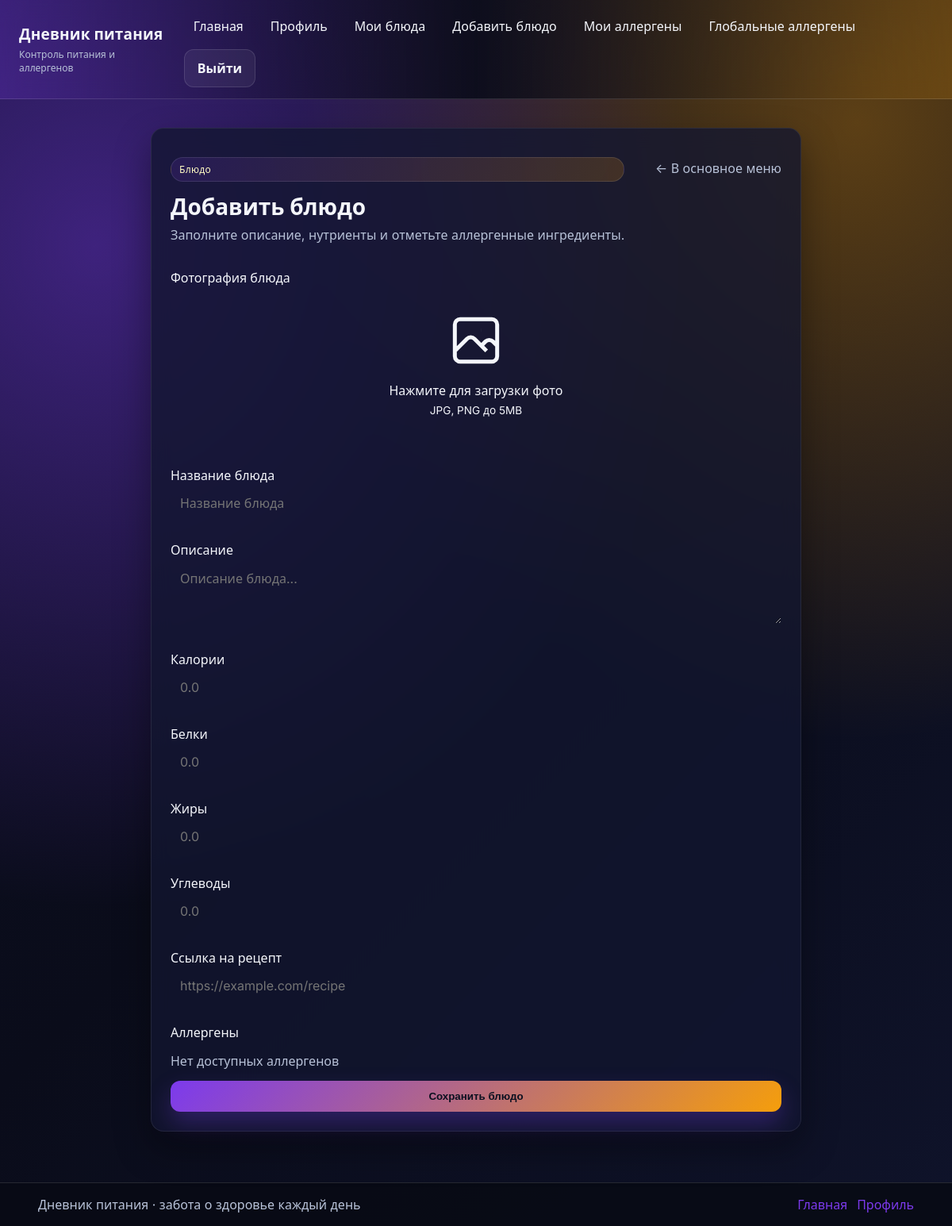
The page /dishes/create/ (signed in) on the database as committed earlier.
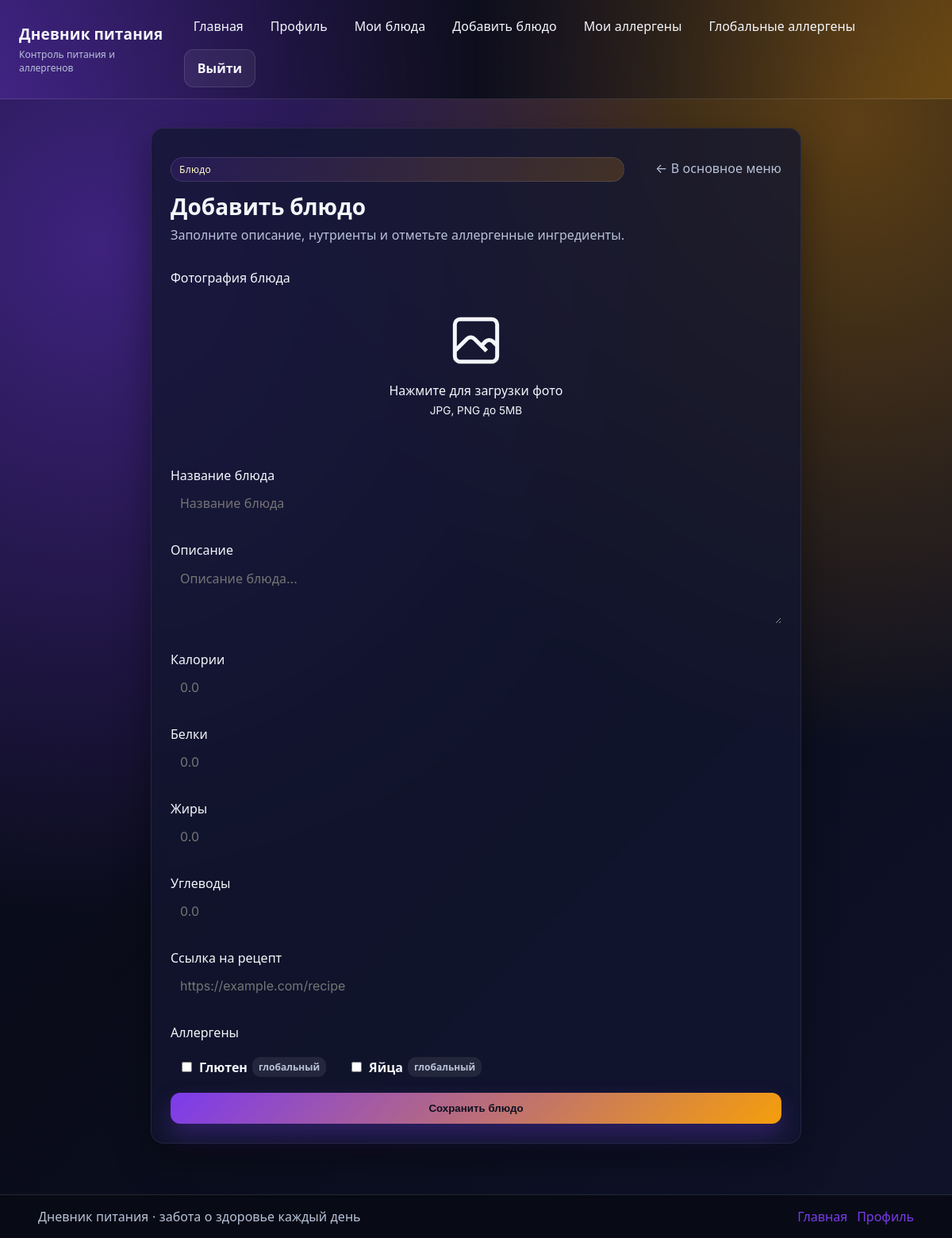
The same page on the database as committed later.
### main/models.py (models this page shows, shortened)
class Allergen(models.Model):
    name = models.TextField(verbose_name='Название аллергена')
    is_global = models.BooleanField(verbose_name='Глобальный аллерген')
    created_by = models.ForeignKey(
        settings.AUTH_USER_MODEL,
        on_delete=models.SET_NULL,
        null=True,
        blank=True,
        verbose_name='Создал'
    )
    class Meta:
        verbose_name = 'Аллерген'
        verbose_name_plural = 'Аллергены'
        constraints = [
            models.UniqueConstraint(
                fields=['name', 'created_by'],
                condition=models.Q(is_global=False),
                name='unique_user_allergen'
            ),
            models.UniqueConstraint(
                fields=['name'],
                condition=models.Q(is_global=True),
                name='unique_global_allergen'
            )
        ]

### main/views.py (the view)
# urls.py: path('dishes/create/', views.create_dish, name='create_dish'),
@login_required
def create_dish(request):
    if request.method == 'POST':
        form = DishForm(
            request.POST,
            request.FILES,
            user=request.user
        )
        if form.is_valid():
            dish = form.save(commit=False)
            dish.user = request.user
            dish.save()
            form.save_m2m()
            messages.success(
                request,
                f"Блюдо «{dish.name}» успешно создано!"
            )
            return redirect('create_dish')
    else:
        form = DishForm(user=request.user)
    return render(
        request,
        'main/dish_form.html',
        {'form': form}
    )

### main/models.py (called while the page is built)
    def __str__(self):
        return self.name

### main/templates/main/dish_form.html (shortened to what the changed rows need)
{% extends 'main/base.html' %}
{% block content %}
<section class="card" style="max-width: 820px; margin: 0 auto;">
    <div class="inline-actions" style="justify-content: space-between; align-items: baseline;">
        <div>
            <h2 class="title" style="margin: 6px 0 0;">Добавить блюдо</h2>
        </div>
    </div>
    <form method="post" enctype="multipart/form-data" style="margin-top: 16px;">
        {% for field in form %}
            {% if field.name != 'photo' and field.name != 'allergens' %}
                <div class="form-group">
                    <label class="form-label" for="{{ field.id_for_label }}">{{ field.label }}</label>
                    {{ field }}
                </div>
            {% endif %}
        {% endfor %}
        <div class="form-group">
            <div class="chip-list" style="max-height: 220px; overflow: auto; display: flex; flex-wrap: wrap; gap: 8px;">
                {% for allergen in form.fields.allergens.queryset %}
                    <label class="chip" style="cursor: pointer; display: inline-flex; gap: 6px; align-items: center; padding: 6px 10px;">
                        <input type="checkbox"
                               name="{{ form.allergens.html_name }}"
                               value="{{ allergen.id }}"
                               {% if allergen.id in form.initial.allergens or allergen in form.instance.allergens.all %}checked{% endif %}>
                        <span>{{ allergen.name }}</span>
                        {% if not allergen.is_global %}
                            <span class="badge">мой</span>
                        {% else %}
                            <span class="badge">глобальный</span>
                        {% endif %}
                    </label>
                {% empty %}
                    <span class="muted">Нет доступных аллергенов</span>
                {% endfor %}
            </div>
        </div>
    </form>
</section>
{% endblock %}

Rows that differ between the two databases and show on the page:
added Allergen: name "Глютен", is_global "глобальный"
added Allergen: name "Яйца", is_global "глобальный"
Other text that changed with them:
text no longer shown: "Нет доступных аллергенов"
